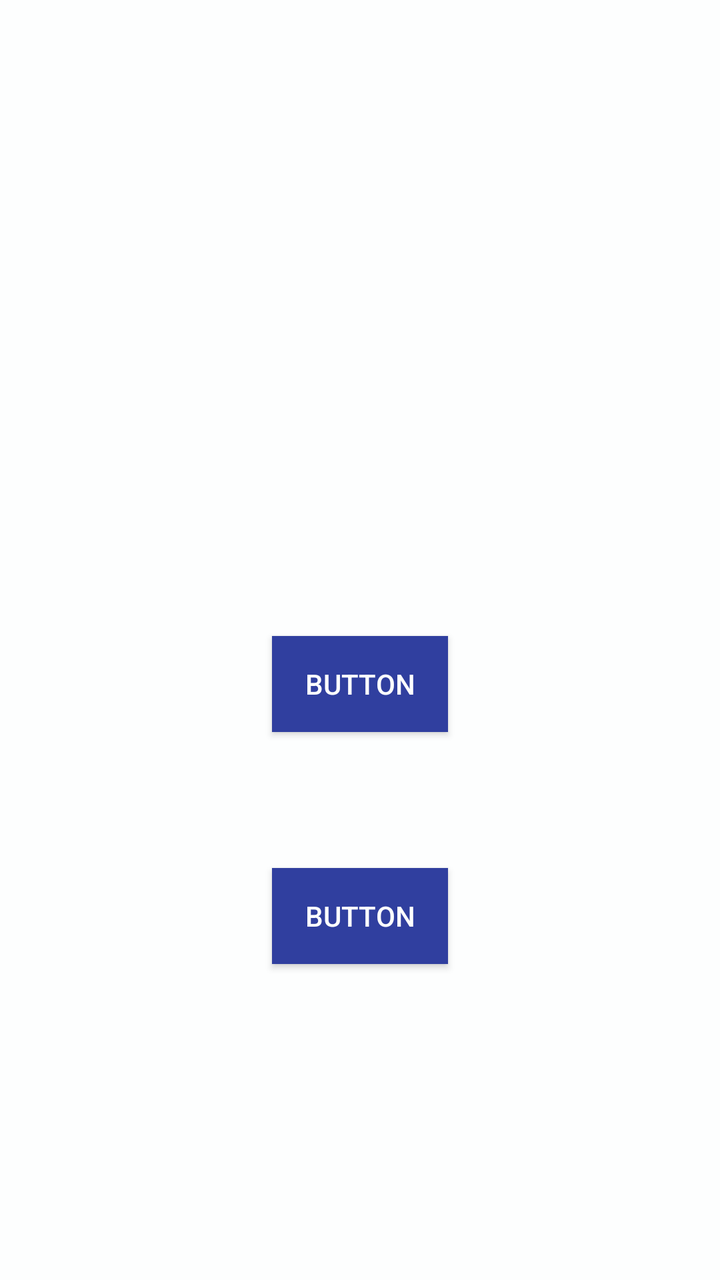
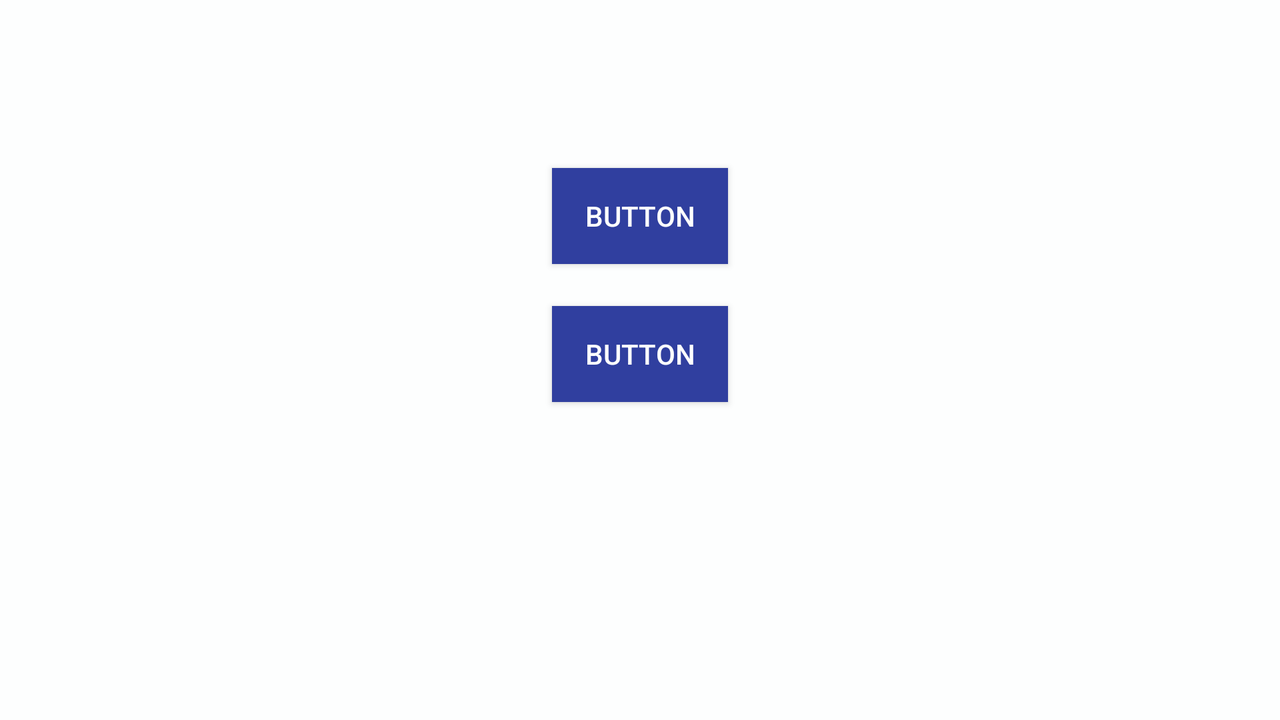

Compare how this app lays out the same screen by default and in its alternative resource folder. The renders come first, then the two layout files and the values they reference.
<!-- AndroidManifest.xml: application theme AppTheme -->
<!-- res/layout/io.xml -->
<?xml version="1.0" encoding="utf-8"?>
<RelativeLayout
    xmlns:android="http://schemas.android.com/apk/res/android"
    xmlns:app="http://schemas.android.com/apk/res-auto"
    xmlns:tools="http://schemas.android.com/tools"
    android:background="@color/white"
    android:layout_width="match_parent"
    android:layout_height="match_parent">

    <Button
        android:id="@+id/button6"
        android:layout_width="wrap_content"
        android:layout_height="wrap_content"
        android:background="@color/colorPrimaryDark"
        android:textColor="@color/white"
        android:text="Button"
        app:layout_constraintTop_toTopOf="parent"
        app:layout_constraintRight_toRightOf="parent"
        app:layout_constraintLeft_toLeftOf="parent"
        android:layout_alignParentBottom="true"
        android:layout_centerHorizontal="true"
        android:layout_marginBottom="158dp" />

    <Button
        android:id="@+id/button7"
        android:layout_width="wrap_content"
        android:layout_height="wrap_content"
        android:text="Button"
        android:background="@color/colorPrimaryDark"
        android:textColor="@color/white"
        app:layout_constraintTop_toBottomOf="@+id/button6"
        app:layout_constraintRight_toRightOf="parent"
        app:layout_constraintLeft_toLeftOf="parent"
        app:layout_constraintBottom_toBottomOf="parent"
        android:layout_marginBottom="116dp"
        app:layout_constraintVertical_bias="0.225"
        android:layout_alignBottom="@+id/button6"
        android:layout_centerHorizontal="true" />
</RelativeLayout>
<!-- resources referenced by this layout -->
<resources>
  <color name="colorPrimaryDark">#303F9F</color>
  <color name="white">#fdfefe</color>
  <style name="AppTheme" parent="Theme.AppCompat">
          
          <item name="colorPrimary">@color/colorPrimary</item>
          <item name="colorPrimaryDark">@color/colorPrimaryDark</item>
          <item name="colorAccent">@color/colorAccent</item>
      </style>
  <color name="colorPrimary">#3F51B5</color>
  <color name="colorAccent">#FF4081</color>
</resources>
<!-- res/layout-land/io.xml (the repository's variant of the layout above) -->
<!-- drawn on the phone turned sideways -->
<?xml version="1.0" encoding="utf-8"?>
<RelativeLayout
    xmlns:android="http://schemas.android.com/apk/res/android"
    xmlns:app="http://schemas.android.com/apk/res-auto"
    xmlns:tools="http://schemas.android.com/tools"
    android:layout_width="match_parent"
    android:background="@color/white"
    android:layout_height="match_parent">

    <Button
        android:id="@+id/button6"
        android:layout_width="wrap_content"
        android:layout_height="wrap_content"
        android:text="Button"
        android:background="@color/colorPrimaryDark"
        android:textColor="@color/white"
        app:layout_constraintTop_toTopOf="parent"
        app:layout_constraintRight_toRightOf="parent"
        app:layout_constraintLeft_toLeftOf="parent"
        android:layout_marginTop="21dp"
        android:layout_below="@+id/button7"
        android:layout_centerHorizontal="true" />

    <Button
        android:id="@+id/button7"
        android:layout_width="wrap_content"
        android:layout_height="wrap_content"
        android:background="@color/colorPrimaryDark"
        android:textColor="@color/white"
        android:text="Button"
        app:layout_constraintTop_toBottomOf="@+id/button6"
        app:layout_constraintRight_toRightOf="parent"
        app:layout_constraintLeft_toLeftOf="parent"
        app:layout_constraintBottom_toBottomOf="parent"
        app:layout_constraintVertical_bias="0.234"
        android:layout_marginTop="84dp"
        android:layout_alignParentTop="true"
        android:layout_alignRight="@+id/button6"
        android:layout_alignEnd="@+id/button6" />
</RelativeLayout>
